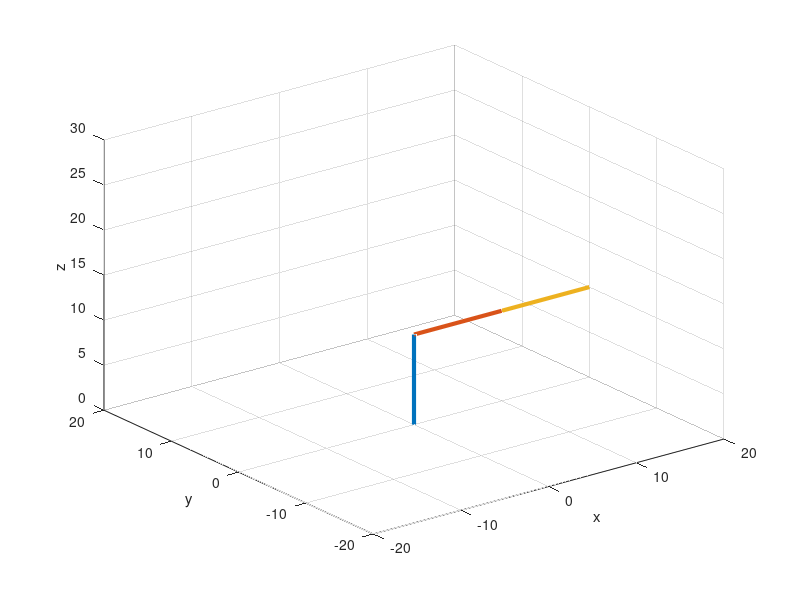

Here is the MATLAB script that generated this plot: (Note: this script raises an error after producing the figure.)
q12 = [0,0;0,0;0,10];
q23 = [0,10;0,0;10,10];
q34 = [10,20;0,0;10,10];

%% Position of joints wrt frames
p2 = [0;0;0;1];   
p3 = [10;0;0;1];  
p4 = [10;0;0;1];

%% To input the angles
theta1 = input('Enter the joint angle theta1 : ');
theta2 = input('Enter the joint angle theta2 : ');
theta3 = input('Enter the joint angle theta3 : ');

v1 = linspace(0,theta1,50);
v2 = linspace(0,theta2,50);
v3 = linspace(0,theta3,50);

%% To plot the initial position
r1 = plot3(q12(1,:),q12(2,:),q12(3,:),'Linewidth',3);
grid on;
hold on;
r2 = plot3(q23(1,:),q23(2,:),q23(3,:),'Linewidth',3);
r3 = plot3(q34(1,:),q34(2,:),q34(3,:),'Linewidth',3);


axis([-20 20 -20 20 0 30]);
xlabel('x');
ylabel('y');
zlabel('z');

pause(1);

for i=1:50
    %% Transformation Matrices
    t23 = tmat(0,10,v3(1,i),0);
    t12 = tmat(pi/2,0,v2(1,i),0);
    t01 = tmat(0,0,v1(1,i),10);

    t03 = t01*t12*t23;
    t02 = t01*t12;
    
    p04 = t03*p4;
    p03 = t02*p3;
    p02 = t01*p2;
    
    d1 = [0;  0;0];
    d2 = p02; d2(4,:) = [];
    d3 = p03; d3(4,:) = [];
    d4 = p04; d4(4,:) = [];
    
    q23 = [d2,d3]; q34 = [d3,d4];q12 = [d1,d2];
    
    %% Delete the previous plot
    delete(r1);delete(r2);delete(r3);

    %% Plot the new coordinates
    r1 = plot3(q12(1,:),q12(2,:),q12(3,:),'Linewidth',3);
    r2 = plot3(q23(1,:),q23(2,:),q23(3,:),'Linewidth',3);
    r3 = plot3(q34(1,:),q34(2,:),q34(3,:),'Linewidth',3);
    
    
    %% Time Lapse
    pause(0.5)
    
end


    